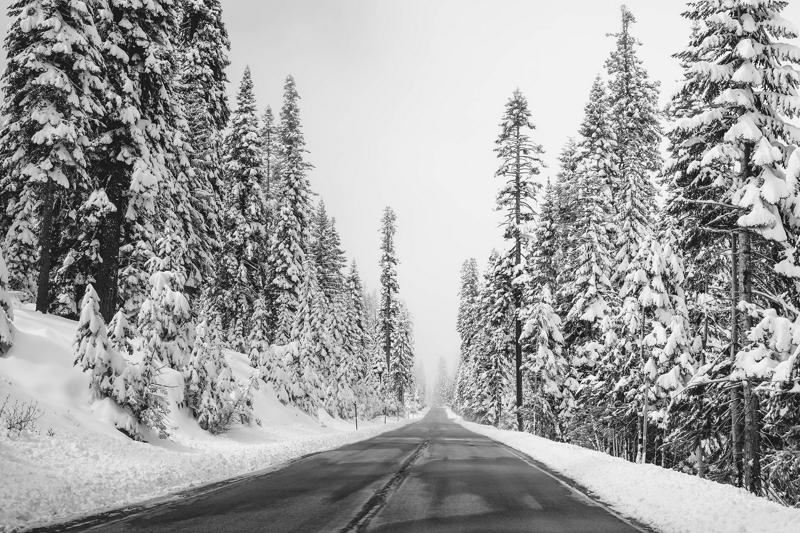
%> input picture assignments/2/1-Image_Enhancement/images/image2.jpg, 800 x 533 px
$ octave plot_gradient.m   (GNU Octave 9; MATLAB toolbox functions it lacks are replaced by stand-ins)
%> lines starting %> are read from the running program, lines starting %| are printed output that depends on the picture
%> further down, test_image is the input picture: size 533x800 uint8; min 0, max 255, mean 160
### assignments/2/1-Image_Enhancement/compute_gradient.m
function [Gx, Gy, im_magnitude,im_direction] = compute_gradient(image)

% convert image to double
I = im2double(image);

% Sobel filters
% could also use Sx = fspecial('sobel'), Sy = fspecial('sobel)' -> Sy'
Sx = [
   [1, 0, -1],
   [2, 0, -2],
   [1, 0, -1]
];
Sy = [
   [1, 2, 1],
   [0, 0, 0],
   [-1, -2, -2]
];

% Gradients using imfilter
Gx = imfilter(I, Sx);
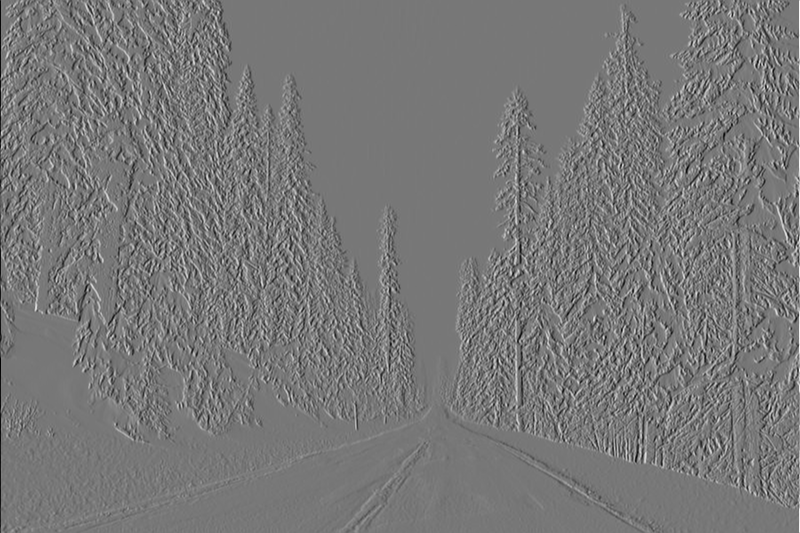
%> Gx: size 533x800 double; min -3.44, max 3.87, mean -9.19e-05; drawn with min black and max white
Gy = imfilter(I, Sy);
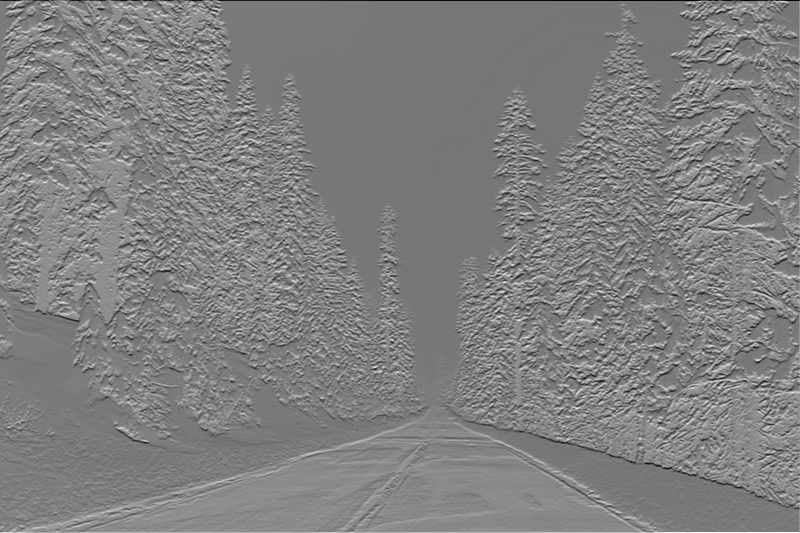
%> Gy: size 533x800 double; min -4.78, max 3.48, mean -0.622; drawn with min black and max white

% matrix wise square
im_magnitude = sqrt(Gx.^2 + Gy.^2);
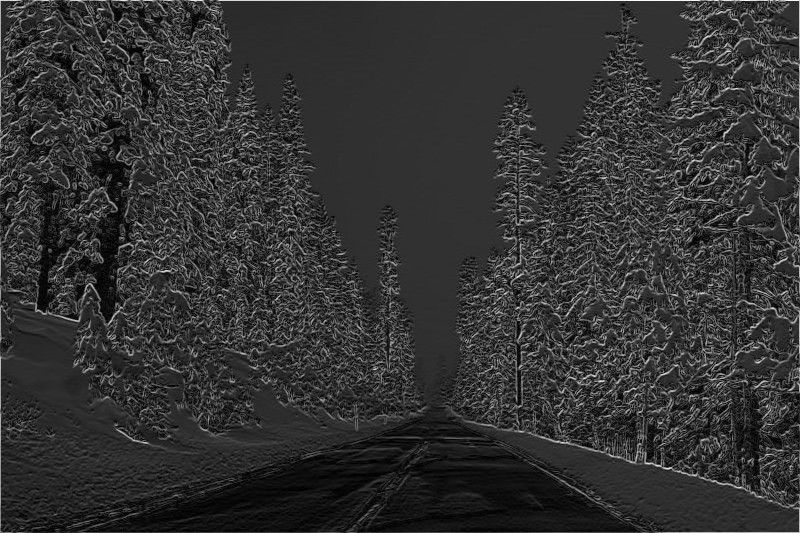
%> im_magnitude: size 533x800 double; min 3.51e-16, max 4.78, mean 0.965; drawn with min black and max white

% compute direction -> matrix division
im_direction = atan(Gy ./ Gx);
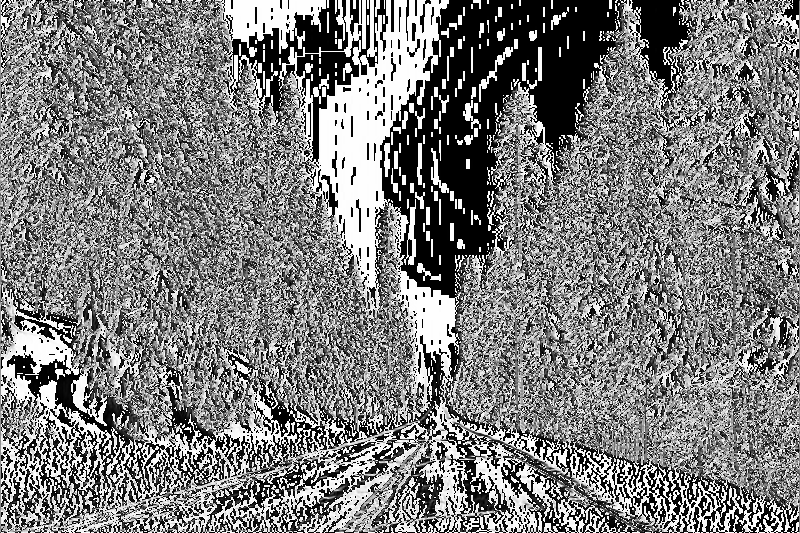
%> im_direction: size 533x800 double; min -1.57, max 1.57, mean -0.0228; drawn with min black and max white

end

### assignments/2/1-Image_Enhancement/plot_gradient.m
% close earlier images
close all;

% load image
test_image = imread('images/image2.jpg');
[Gx, Gy, im_magnitude, im_direction] = compute_gradient(test_image);

% min max rescale
Gx = rescale(Gx, 'InputMin', min(Gx(:)), 'InputMax', max(Gx(:)));
Gy = rescale(Gy, 'InputMin', min(Gy(:)), 'InputMax', max(Gy(:)));

% figures
% just show the image
figure
imshow(test_image);
title('Image');

% show the gradients
figure
imshow(Gx)
title('Gradient X');

figure
imshow(Gy)
title('Gradient Y');

pause(0.01);

% show magnitude
figure
imshow(im_magnitude / max(im_magnitude(:)));
title('Magnitude');

figure
% show direction
imshow(im_direction);
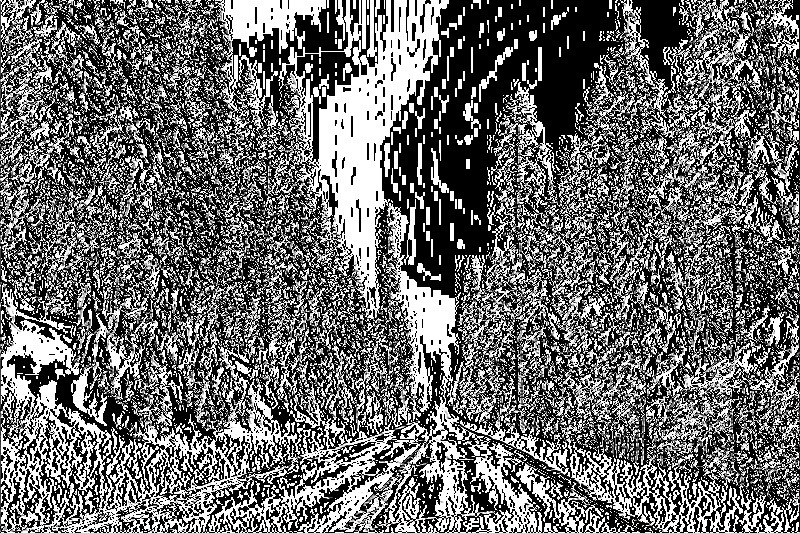
%> displayed picture: size 533x800, on the screen's scale of 0 to 255; min 0, max 255, mean 107.8
title('Direction');

figure
imshow(im_direction / .5*pi);
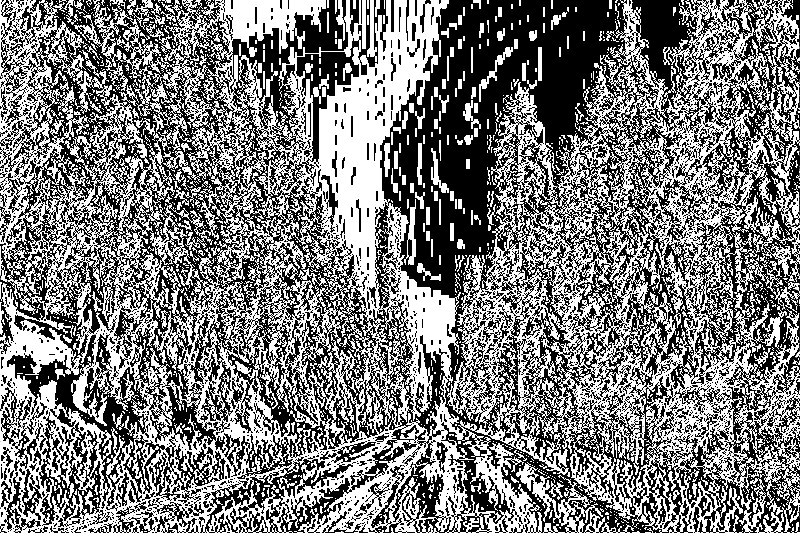
%> displayed picture: size 533x800, on the screen's scale of 0 to 255; min 0, max 255, mean 124.3
title('Direction');

$ run again, with assignments/2/1-Image_Enhancement/images/image1.jpg copied over assignments/2/1-Image_Enhancement/images/image2.jpg
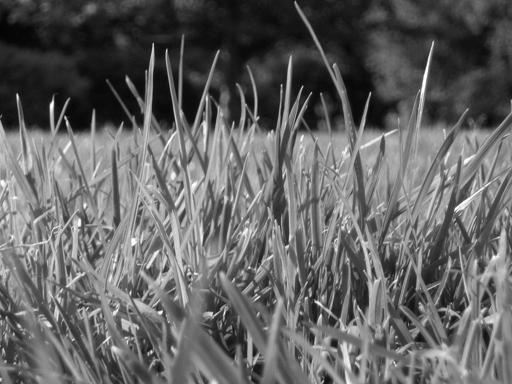
%> input picture assignments/2/1-Image_Enhancement/images/image1.jpg, 512 x 384 px
%> test_image is the input picture: size 384x512 uint8; min 0, max 255, mean 99.4
%> in compute_gradient, `im_direction = atan(Gy ./ Gx);`:
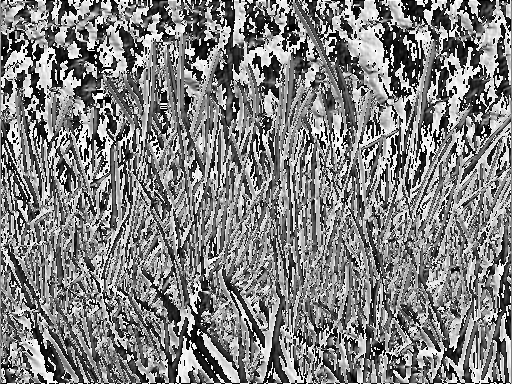
%> im_direction: size 384x512 double; 0% of the values are NaN or infinite; the others: min -1.57, max 1.57, mean 0.0149; drawn with min black, max white, NaN and infinite black
%> `imshow(im_direction / .5*pi);`:
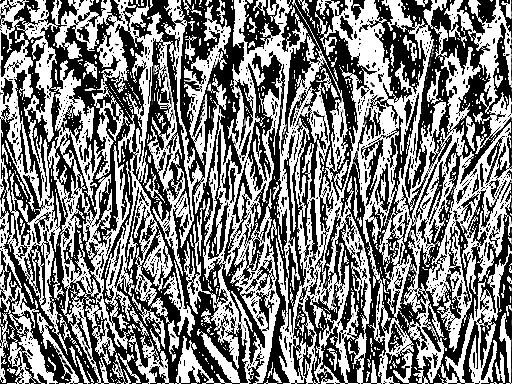
%> displayed picture: size 384x512, on the screen's scale of 0 to 255; min 0, max 255, mean 125.8
